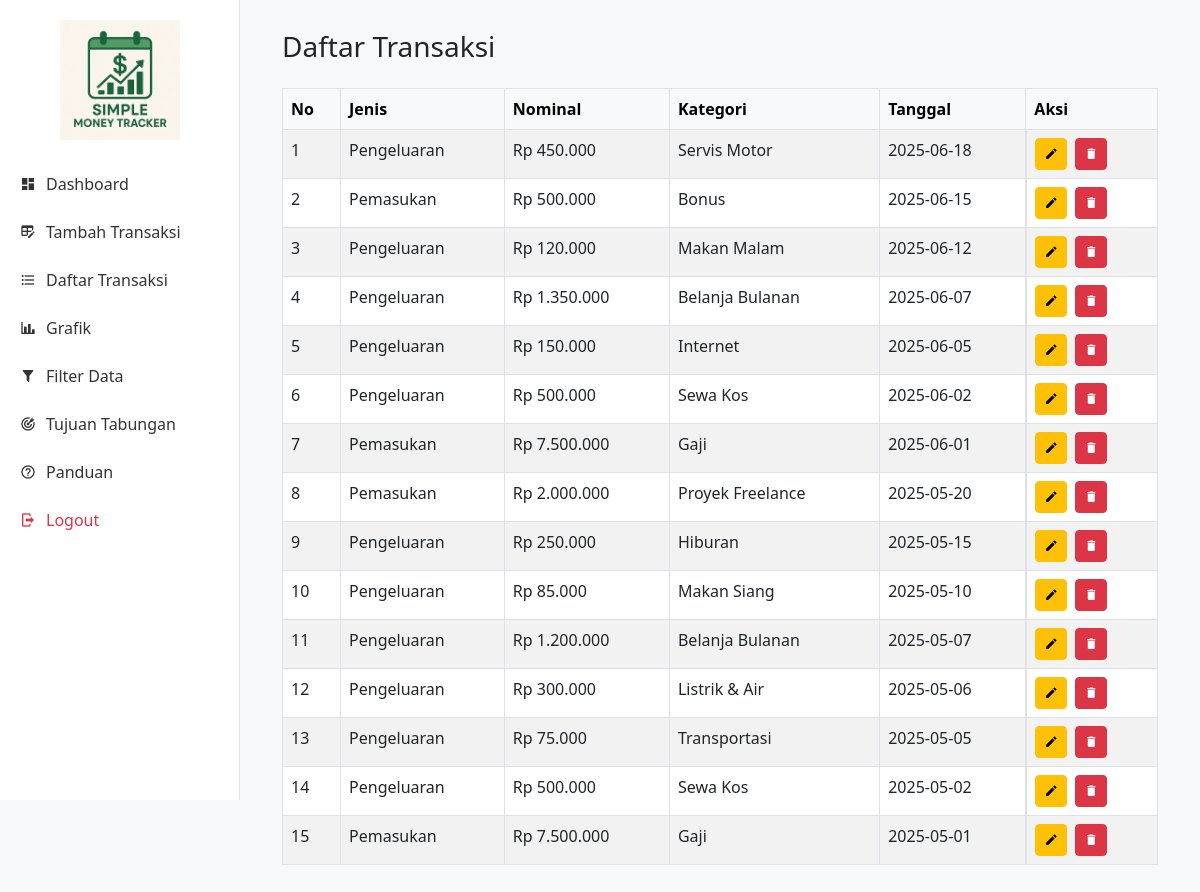
Screenshot of /daftar_transaksi.php (signed in) with the database file from the repository.
### tables this page shows
CREATE TABLE `transactions` (
`id` int(11) NOT NULL AUTO_INCREMENT,
`user_id` int(11) NOT NULL,
`type` enum('Pemasukan','Pengeluaran') NOT NULL,
`amount` int(11) NOT NULL,
`kategori` varchar(100) NOT NULL,
`tanggal` date NOT NULL,
PRIMARY KEY (`id`),
KEY `user_id` (`user_id`),
CONSTRAINT `transactions_ibfk_1` FOREIGN KEY (`user_id`) REFERENCES `users` (`id`) ON DELETE CASCADE
);

### daftar_transaksi.php (the view, shortened to what this page needs)
<?php
include 'koneksi.php';
$user_id = $_SESSION['user_id'];
$query = "SELECT * FROM transactions WHERE user_id = $user_id ORDER BY tanggal DESC";
$result = mysqli_query($conn, $query);
?>
<!DOCTYPE html>
<html lang="id">
<head>
  <link href="https://cdn.jsdelivr.net/npm/bootstrap@5.3.0/dist/css/bootstrap.min.css" rel="stylesheet">
  <link href="https://cdn.jsdelivr.net/npm/@mdi/font@6.5.95/css/materialdesignicons.min.css" rel="stylesheet">
  <link rel="stylesheet" href="style.css">
</head>
<body>
<?php include 'sidebar.php'; ?>
<div class="main-content">
  <div class="container">
    <h3 class="mb-4">Daftar Transaksi</h3>
    <div class="table-responsive">
      <table class="table table-bordered table-striped">
        <thead class="table-light">
          <tr>
            <th>No</th>
            <th>Jenis</th>
            <th>Nominal</th>
            <th>Kategori</th>
            <th>Tanggal</th>
            <th>Aksi</th>
          </tr>
        </thead>
        <tbody>
          <?php
          $no = 1;
          while ($row = mysqli_fetch_assoc($result)) {
            echo "<tr>
                    <td>{$no}</td>
                    <td>{$row['type']}</td>
                    <td>Rp " . number_format($row['amount'], 0, ',', '.') . "</td>
                    <td>" . htmlspecialchars($row['kategori']) . "</td>
                    <td>{$row['tanggal']}</td>
                    <td class='d-flex gap-2'>
                      <a href='edit_transaksi.php?id={$row['id']}'
                          class='btn btn-sm btn-warning'>
                          <i class='mdi mdi-pencil'></i>
                      </a>
                      <a href='hapus_transaksi.php?id={$row['id']}'
                          class='btn btn-sm btn-danger'
                          onclick=\"return confirm('Yakin ingin menghapus transaksi ini?')\">
                          <i class='mdi mdi-delete'></i>
                      </a>
                    </td>
                  </tr>";
            $no++;
          }
          ?>
        </tbody>
      </table>
    </div>
  </div>
</div>
</body>
</html>

### sidebar.php
<div class="sidebar">
  <img src="assets/images/dashboard/logosi.png" alt="logo" class="logo">
  <a class="nav-link" href="index.php">
    <i class="mdi mdi-view-dashboard"></i> Dashboard
  </a>
  <a class="nav-link" href="tambah_transaksi.php">
    <i class="mdi mdi-table-edit"></i> Tambah Transaksi
  </a>
  <a class="nav-link" href="daftar_transaksi.php">
    <i class="mdi mdi-format-list-bulleted"></i> Daftar Transaksi
  </a>
  <a class="nav-link" href="grafik.php">
    <i class="mdi mdi-chart-bar"></i> Grafik
  </a>
  <a class="nav-link" href="filter.php">
    <i class="mdi mdi-filter"></i> Filter Data
  </a>
  <a class="nav-link" href="tujuan_tabungan.php">
    <i class="mdi mdi-bullseye-arrow"></i> Tujuan Tabungan
  </a>
  <a class="nav-link" href="panduan.php">
    <i class="mdi mdi-help-circle-outline"></i> Panduan
  </a>
  <a class="nav-link text-danger" href="logout.php">
    <i class="mdi mdi-logout"></i> Logout
  </a>
</div>

### style.css (style rules this page uses)
body { background-color: #f8f9fa; font-family: 'Segoe UI', sans-serif; }
.sidebar { position: fixed; width: 240px; height: 100vh; background-color: #ffffff; border-right: 1px solid #dee2e6; padding-top: 20px; }
.sidebar .nav-link { padding: 12px 20px; color: #333; display: flex; align-items: center; }
.sidebar .nav-link i { margin-right: 10px; }
.main-content { margin-left: 240px; padding: 30px; }
.logo { display: block; margin: 0 auto 20px; width: 120px; }

### rows the page displays
transactions: type "Pengeluaran", amount "450.000", kategori "Servis Motor", tanggal "2025-06-18"
transactions: type "Pemasukan", amount "500.000", kategori "Bonus", tanggal "2025-06-15"
transactions: type "Pengeluaran", amount "120.000", kategori "Makan Malam", tanggal "2025-06-12"
transactions: type "Pengeluaran", amount "1.350.000", kategori "Belanja Bulanan", tanggal "2025-06-07"
transactions: type "Pengeluaran", amount "150.000", kategori "Internet", tanggal "2025-06-05"
transactions: type "Pengeluaran", amount "500.000", kategori "Sewa Kos", tanggal "2025-06-02"
transactions: type "Pemasukan", amount "7.500.000", kategori "Gaji", tanggal "2025-06-01"
transactions: type "Pemasukan", amount "2.000.000", kategori "Proyek Freelance", tanggal "2025-05-20"
transactions: type "Pengeluaran", amount "250.000", kategori "Hiburan", tanggal "2025-05-15"
transactions: type "Pengeluaran", amount "85.000", kategori "Makan Siang", tanggal "2025-05-10"
transactions: type "Pengeluaran", amount "1.200.000", kategori "Belanja Bulanan", tanggal "2025-05-07"
transactions: type "Pengeluaran", amount "300.000", kategori "Listrik & Air", tanggal "2025-05-06"
transactions: type "Pengeluaran", amount "75.000", kategori "Transportasi", tanggal "2025-05-05"
transactions: type "Pengeluaran", amount "500.000", kategori "Sewa Kos", tanggal "2025-05-02"
transactions: type "Pemasukan", amount "7.500.000", kategori "Gaji", tanggal "2025-05-01"
